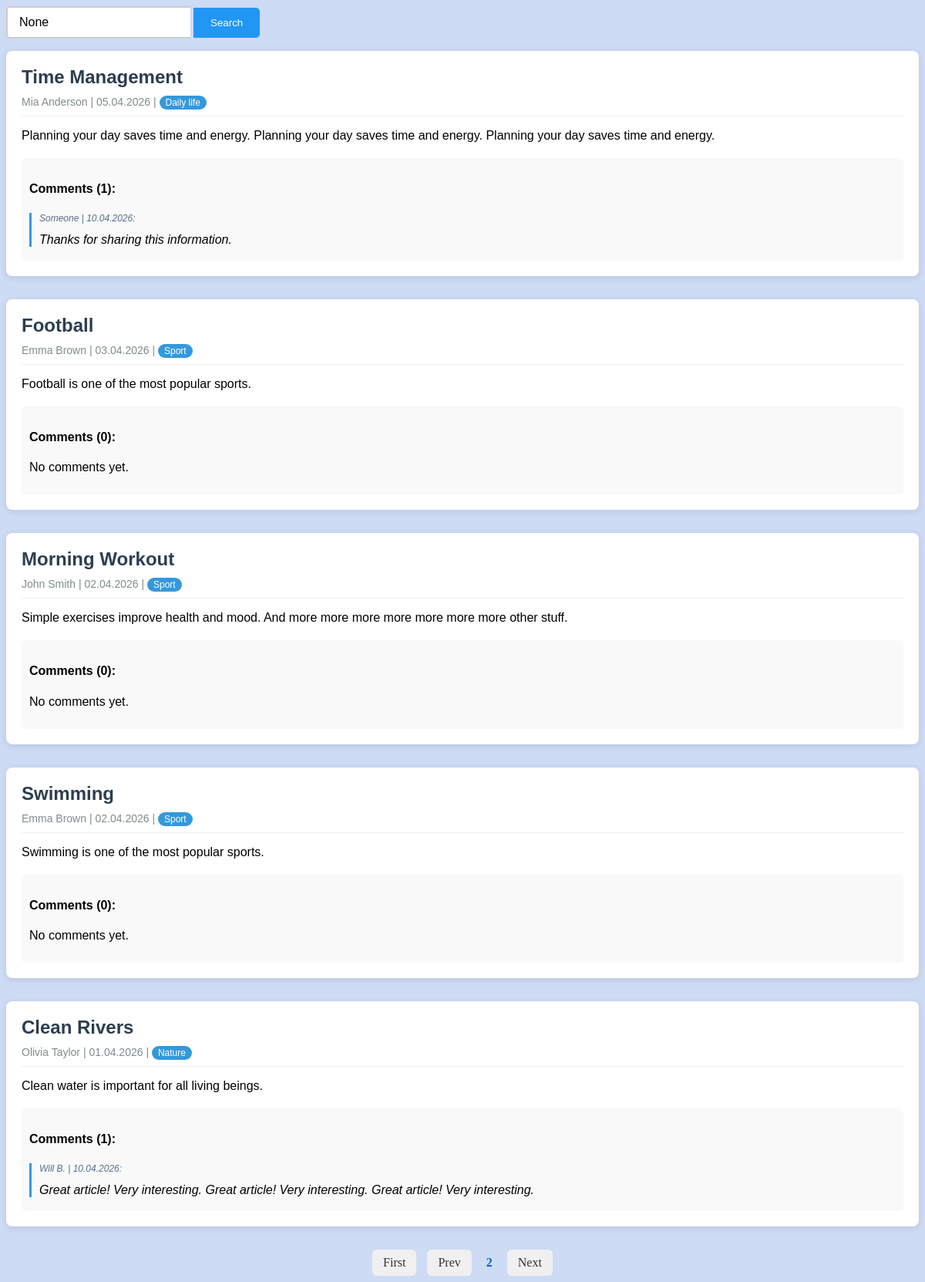
Screenshot of /?page=2 with the database file from the repository.
### blog/models.py (models this page shows, shortened)
class Article(models.Model):
    title = models.CharField(max_length=200)
    content = models.TextField()
    author = models.CharField(max_length=200)
    created_at = models.DateField()
    category = models.ForeignKey(
        Category,
        on_delete=models.CASCADE,
        related_name='articles'
    )

class Category(models.Model):
    name = models.CharField(max_length=100)
    description = models.TextField(blank=True)

class Comment(models.Model):
    article = models.ForeignKey(
        Article,
        on_delete=models.CASCADE,
        related_name='comments'
    )
    author = models.CharField(max_length=100)
    text = models.TextField()
    created_at = models.DateField()

### blog/views.py (the view)
# urls.py: path('', article_list, name='article_list'),
def article_list(request):
    articles = Article.objects.all().order_by('-created_at')
    query = request.GET.get('q')
    no_results = False
    if query:
        articles = articles.filter(
            title__icontains=query
        ) | articles.filter(
            content__icontains=query
        )
    if not articles.exists():
        no_results = True
        return render(request, 'blog/article_list.html', {
            'no_results': True,
            'query': query
        })
    paginator = Paginator(articles, 5)
    page_number = request.GET.get('page')
    page_obj = paginator.get_page(page_number)
    return render(request, 'blog/article_list.html', {
        'page_obj': page_obj,
        'query': query,
        'no_results': no_results
    })

### blog/templates/blog/article_list.html
{% load static %}
<link rel="stylesheet" href="{% static 'blog/style.css' %}">
<form class="search-bar" method="get">
    <input class="search-input" type="text" name="q" value="{{ query }}" placeholder="Search...">
    <button class="search-button" type="submit">Search</button>
</form>
{% if no_results %}
    <p>No articles found for "{{ query }}"</p>
{% else %}
    {% for article in page_obj %}
        <article class="article-card">
            <header class="article-header">
                <h2 class="article-title">{{ article.title }}</h2>
                <div class="meta-info">
                    <span>{{ article.author|default:"Anonym" }}</span> |
                    <span>{{ article.created_at|date:"d.m.Y" }}</span> |
                    <span class="category-badge">{{ article.category.name }}</span>
                </div>
            </header>
            <div class="article-content">
                <p>{{ article.content }}</p>
            </div>
            <section class="comment-section">
                <h4> Comments ({{ article.comments.count }}):</h4>
                {% for comment in article.comments.all %}
                    <div class="comment-item">
                        <p>{{ comment.author }} | {{ comment.created_at|date:"d.m.Y" }}: </p>
                        {{ comment.text }}
                    </div>
                {% empty %}
                    <p>No comments yet.</p>
                {% endfor %}
            </section>
        </article>
    {% endfor %}
    <div class="pagination">
        {% if page_obj.has_previous %}
            <a class="page-btn" href="?page=1">First</a>
            <a class="page-btn" href="?page={{ page_obj.previous_page_number }}">Prev</a>
        {% endif %}
        <span class="current-page">{{ page_obj.number }}</span>
        {% if page_obj.has_next %}
            <a class="page-btn" href="?page={{ page_obj.next_page_number }}">Next</a>
        {% endif %}
    </div>
{% endif %}

### blog/static/blog/style.css (style rules this page uses)
.search-input { padding: 10px 15px; font-size: 16px; border: 2px solid #ccc; border-right: none; border-radius: 5px 0 0 5px; }
.search-button { padding: 10px 20px; background-color: #2196F3; color: white; border: 2px solid #2196F3; border-radius: 0 5px 5px 0; cursor: pointer; transition: background-color 0.3s ease; }
.article-card { background: #fff; border-radius: 8px; box-shadow: 0 2px 10px rgba(0, 0, 0, 0.1); margin-bottom: 30px; padding: 20px; font-family: sans-serif; }
.article-header { border-bottom: 1px solid #eee; margin-bottom: 15px; padding-bottom: 10px; }
.article-title { color: #2c3e50; margin: 0 0 10px 0; }
.meta-info { font-size: 14px; color: #7f8c8d; }
.category-badge { background: #3498db; color: white; padding: 2px 8px; border-radius: 12px; font-size: 12px; }
.comment-section { margin-top: 20px; background: #f9f9f9; padding: 10px; border-radius: 5px; }
.comment-item { border-left: 3px solid #3498db; padding-left: 10px; margin-bottom: 8px; font-style: italic; }
.comment-item p { font-size: 12px; color: #596e8a; }
.pagination { margin-top: 20px; text-align: center; }
.page-btn { display: inline-block; padding: 8px 14px; margin: 0 5px; text-decoration: none; color: #333; background-color: #f0f0f0; border-radius: 6px; transition: 0.2s; }
.current-page { display: inline-block; margin: 0 10px; font-weight: bold; font-size: 16px; color: #0763c6; }

### rows the page displays
Article: title "Time Management", author "Mia Anderson", created_at "05.04.2026", category.name "Daily life", content "Planning your day saves time and energy. Planning your day saves time and energy. Planning your day saves time and energy.", comments.count "1"
Comment: author "Someone", created_at "10.04.2026", text "Thanks for sharing this information."
Article: title "Football", author "Emma Brown", created_at "03.04.2026", category.name "Sport", content "Football is one of the most popular sports.", comments.count "0"
Article: title "Morning Workout", author "John Smith", created_at "02.04.2026", category.name "Sport", content "Simple exercises improve health and mood. And more more more more more more more other stuff.", comments.count "0"
Article: title "Swimming", author "Emma Brown", created_at "02.04.2026", category.name "Sport", content "Swimming is one of the most popular sports.", comments.count "0"
Article: title "Clean Rivers", author "Olivia Taylor", created_at "01.04.2026", category.name "Nature", content "Clean water is important for all living beings.", comments.count "1"
Comment: author "Will B.", created_at "10.04.2026", text "Great article! Very interesting. Great article! Very interesting. Great article! Very interesting."

### other values shown
{{ page_obj.number }} "2"
